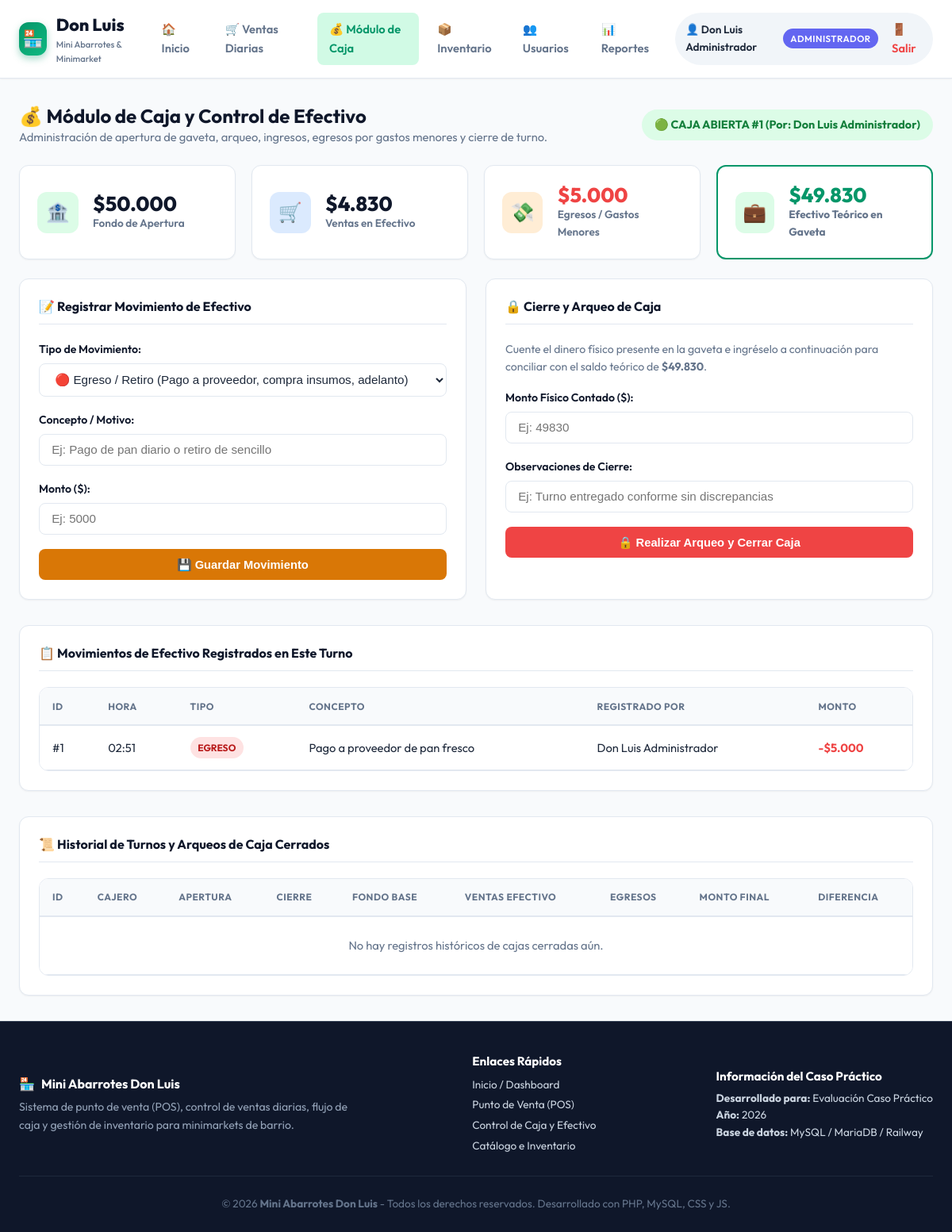
The app's page /pages/caja.php (signed in) with its own data.
### tables this page shows
CREATE TABLE IF NOT EXISTS `cajas` (
  `id` INT AUTO_INCREMENT PRIMARY KEY,
  `usuario_id` INT NOT NULL,
  `monto_inicial` DECIMAL(10,2) NOT NULL DEFAULT 0.00,
  `monto_final` DECIMAL(10,2) NULL,
  `ventas_efectivo` DECIMAL(10,2) DEFAULT 0.00,
  `ventas_transferencia` DECIMAL(10,2) DEFAULT 0.00,
  `ingresos_extra` DECIMAL(10,2) DEFAULT 0.00,
  `egresos_gastos` DECIMAL(10,2) DEFAULT 0.00,
  `diferencia` DECIMAL(10,2) DEFAULT 0.00,
  `estado` ENUM('abierta', 'cerrada') DEFAULT 'abierta',
  `observaciones` TEXT NULL,
  `fecha_apertura` TIMESTAMP DEFAULT CURRENT_TIMESTAMP,
  `fecha_cierre` TIMESTAMP NULL,
  FOREIGN KEY (`usuario_id`) REFERENCES `usuarios`(`id`)
);

CREATE TABLE IF NOT EXISTS `usuarios` (
  `id` INT AUTO_INCREMENT PRIMARY KEY,
  `nombre` VARCHAR(100) NOT NULL,
  `correo` VARCHAR(120) NOT NULL UNIQUE,
  `password` VARCHAR(255) NOT NULL,
  `rol` ENUM('administrador', 'empleado') NOT NULL DEFAULT 'empleado',
  `telefono` VARCHAR(30) NULL,
  `estado` TINYINT(1) NOT NULL DEFAULT 1,
  `creado_en` TIMESTAMP DEFAULT CURRENT_TIMESTAMP
);

CREATE TABLE IF NOT EXISTS `movimientos_caja` (
  `id` INT AUTO_INCREMENT PRIMARY KEY,
  `caja_id` INT NOT NULL,
  `usuario_id` INT NOT NULL,
  `tipo` ENUM('ingreso', 'egreso') NOT NULL,
  `concepto` VARCHAR(200) NOT NULL,
  `monto` DECIMAL(10,2) NOT NULL,
  `fecha` TIMESTAMP DEFAULT CURRENT_TIMESTAMP,
  FOREIGN KEY (`caja_id`) REFERENCES `cajas`(`id`) ON DELETE CASCADE,
  FOREIGN KEY (`usuario_id`) REFERENCES `usuarios`(`id`)
);

### db/conexion.php (called while the page is built, shortened)
<?php
function formatoMoneda($valor) {
    return '$' . number_format((float)$valor, 0, ',', '.');
}

### pages/caja.php (the view, shortened to what this page needs)
<?php
require_once __DIR__ . '/../db/conexion.php';
$stmt = $pdo->query("SELECT c.*, u.nombre as cajero FROM cajas c JOIN usuarios u ON c.usuario_id = u.id WHERE c.estado = 'abierta' ORDER BY c.id DESC LIMIT 1");
$caja_abierta = $stmt->fetch();
$movimientos = [];
if ($caja_abierta) {
    $stmt_m = $pdo->prepare("SELECT m.*, u.nombre as usuario FROM movimientos_caja m JOIN usuarios u ON m.usuario_id = u.id WHERE m.caja_id = ? ORDER BY m.id DESC");
    $stmt_m->execute([$caja_abierta['id']]);
    $movimientos = $stmt_m->fetchAll();
}
$stmt_hist = $pdo->query("SELECT c.*, u.nombre as cajero FROM cajas c JOIN usuarios u ON c.usuario_id = u.id WHERE c.estado = 'cerrada' ORDER BY c.id DESC LIMIT 8");
$historial_cajas = $stmt_hist->fetchAll();
require_once __DIR__ . '/../includes/header.php';
?>
<div style="display:flex; justify-content:space-between; align-items:center; margin-bottom:1.5rem; flex-wrap:wrap; gap:1rem;">
  <div>
    <h2>💰 Módulo de Caja y Control de Efectivo</h2>
    <p style="color:var(--text-muted); font-size:0.92rem;">
      Administración de apertura de gaveta, arqueo, ingresos, egresos por gastos menores y cierre de turno.
    </p>
  </div>
  <div>
    <?php if ($caja_abierta): ?>
      <span class="badge badge-success" style="font-size:0.9rem; padding:0.5rem 1rem;">
        🟢 CAJA ABIERTA #<?php echo $caja_abierta['id']; ?> (Por: <?php echo htmlspecialchars($caja_abierta['cajero']); ?>)
      </span>
    <?php else: ?>
      <span class="badge badge-danger" style="font-size:0.9rem; padding:0.5rem 1rem;">
        🔒 CAJA CERRADA
      </span>
    <?php endif; ?>
  </div>
</div>
<?php if ($caja_abierta):
  $esperado_actual = $caja_abierta['monto_inicial'] + $caja_abierta['ventas_efectivo'] + $caja_abierta['ingresos_extra'] - $caja_abierta['egresos_gastos'];
?>
  <div class="grid-cols-4" style="margin-bottom:1.5rem;">
    <div class="stat-card">
      <div class="stat-icon green">🏦</div>
      <div>
        <div class="stat-value"><?php echo formatoMoneda($caja_abierta['monto_inicial']); ?></div>
        <div class="stat-label">Fondo de Apertura</div>
      </div>
    </div>
    <div class="stat-card">
      <div class="stat-icon blue">🛒</div>
      <div>
        <div class="stat-value"><?php echo formatoMoneda($caja_abierta['ventas_efectivo']); ?></div>
        <div class="stat-label">Ventas en Efectivo</div>
      </div>
    </div>
    <div class="stat-card">
      <div class="stat-icon orange">💸</div>
      <div>
        <div class="stat-value" style="color:var(--danger);"><?php echo formatoMoneda($caja_abierta['egresos_gastos']); ?></div>
        <div class="stat-label">Egresos / Gastos Menores</div>
      </div>
    </div>
    <div class="stat-card" style="border: 2px solid var(--primary);">
      <div class="stat-icon green">💼</div>
      <div>
        <div class="stat-value" style="color:var(--primary);"><?php echo formatoMoneda($esperado_actual); ?></div>
        <div class="stat-label"><strong>Efectivo Teórico en Gaveta</strong></div>
      </div>
    </div>
  </div>
  <div class="grid-cols-2" style="margin-bottom:2rem;">
    <div class="card">
      <div class="card-header">
        <h4>📝 Registrar Movimiento de Efectivo</h4>
      </div>
      <form action="" method="POST">
        <div class="form-group">
          <label class="form-label">Tipo de Movimiento:</label>
          <select name="tipo_movimiento" class="form-select" required>
            <option value="egreso">🔴 Egreso / Retiro (Pago a proveedor, compra insumos, adelanto)</option>
          </select>
        </div>
        <div class="form-group">
          <label class="form-label">Concepto / Motivo:</label>
          <input type="text" name="concepto" class="form-control" placeholder="Ej: Pago de pan diario o retiro de sencillo" required>
        </div>
        <div class="form-group">
          <label class="form-label">Monto ($):</label>
          <input type="number" step="0.01" min="1" name="monto" class="form-control" placeholder="Ej: 5000" required>
        </div>
        <button type="submit" class="btn btn-secondary" style="width:100%;">
          💾 Guardar Movimiento
        </button>
      </form>
    </div>
    <div class="card">
      <div class="card-header">
        <h4>🔒 Cierre y Arqueo de Caja</h4>
      </div>
      <p style="font-size:0.88rem; color:var(--text-muted); margin-bottom:1rem;">
        Cuente el dinero físico presente en la gaveta e ingréselo a continuación para conciliar con el saldo teórico de <strong><?php echo formatoMoneda($esperado_actual); ?></strong>.
      </p>
      <form action="" method="POST">
        <div class="form-group">
          <label class="form-label">Monto Físico Contado ($):</label>
          <input type="number" step="0.01" min="0" name="monto_final" class="form-control" placeholder="Ej: <?php echo $esperado_actual; ?>" required>
        </div>
        <div class="form-group">
          <label class="form-label">Observaciones de Cierre:</label>
          <input type="text" name="observaciones_cierre" class="form-control" placeholder="Ej: Turno entregado conforme sin discrepancias">
        </div>
        <button type="submit" class="btn btn-danger confirm-action" data-confirm="¿Está seguro de realizar el arqueo y cerrar esta caja?" style="width:100%;">
          🔒 Realizar Arqueo y Cerrar Caja
        </button>
      </form>
    </div>
  </div>
  <div class="card" style="margin-bottom:2rem;">
    <div class="card-header">
      <h4>📋 Movimientos de Efectivo Registrados en Este Turno</h4>
    </div>
    <div class="table-responsive">
      <table class="custom-table">
        <thead>
          <tr>
            <th>ID</th>
            <th>Hora</th>
            <th>Tipo</th>
            <th>Concepto</th>
            <th>Registrado Por</th>
            <th>Monto</th>
          </tr>
        </thead>
        <tbody>
          <?php if (!empty($movimientos)): ?>
            <?php foreach ($movimientos as $m): ?>
              <tr>
                <td>#<?php echo $m['id']; ?></td>
                <td><?php echo date('H:i', strtotime($m['fecha'])); ?></td>
                <td>
                  <span class="badge <?php echo $m['tipo'] === 'ingreso' ? 'badge-success' : 'badge-danger'; ?>">
                    <?php echo strtoupper($m['tipo']); ?>
                  </span>
                </td>
                <td><?php echo htmlspecialchars($m['concepto']); ?></td>
                <td><?php echo htmlspecialchars($m['usuario']); ?></td>
                <td style="font-weight:700; color:<?php echo $m['tipo'] === 'ingreso' ? 'var(--primary)' : 'var(--danger)'; ?>">
                  <?php echo ($m['tipo'] === 'ingreso' ? '+' : '-') . formatoMoneda($m['monto']); ?>
                </td>
              </tr>
            <?php endforeach; ?>
          <?php endif; ?>
        </tbody>
      </table>
    </div>
  </div>
<?php endif; ?>
<div class="card">
  <div class="card-header">
    <h4>📜 Historial de Turnos y Arqueos de Caja Cerrados</h4>
  </div>
  <div class="table-responsive">
    <table class="custom-table">
      <thead>
        <tr>
          <th>ID</th>
          <th>Cajero</th>
          <th>Apertura</th>
          <th>Cierre</th>
          <th>Fondo Base</th>
          <th>Ventas Efectivo</th>
          <th>Egresos</th>
          <th>Monto Final</th>
          <th>Diferencia</th>
        </tr>
      </thead>
      <tbody>
        <?php if (!empty($historial_cajas)): ?>
          <?php foreach ($historial_cajas as $hc): ?>
            <tr>
              <td>#<?php echo $hc['id']; ?></td>
              <td><?php echo htmlspecialchars($hc['cajero']); ?></td>
              <td><?php echo date('d/m/Y H:i', strtotime($hc['fecha_apertura'])); ?></td>
              <td><?php echo $hc['fecha_cierre'] ? date('d/m/Y H:i', strtotime($hc['fecha_cierre'])) : '-'; ?></td>
              <td><?php echo formatoMoneda($hc['monto_inicial']); ?></td>
              <td style="color:var(--primary); font-weight:600;"><?php echo formatoMoneda($hc['ventas_efectivo']); ?></td>
              <td style="color:var(--danger);"><?php echo formatoMoneda($hc['egresos_gastos']); ?></td>
              <td style="font-weight:700;"><?php echo formatoMoneda($hc['monto_final']); ?></td>
              <td>
                <?php if ($hc['diferencia'] == 0): ?>
                  <span class="badge badge-success">Exacto ($0)</span>
                <?php elseif ($hc['diferencia'] > 0): ?>
                  <span class="badge badge-info">Sobrante (+<?php echo formatoMoneda($hc['diferencia']); ?>)</span>
                <?php else: ?>
                  <span class="badge badge-danger">Faltante (<?php echo formatoMoneda($hc['diferencia']); ?>)</span>
                <?php endif; ?>
              </td>
            </tr>
          <?php endforeach; ?>
        <?php else: ?>
          <tr>
            <td colspan="9" style="text-align:center; color:var(--text-muted); padding:1.5rem;">
              No hay registros históricos de cajas cerradas aún.
            </td>
          </tr>
        <?php endif; ?>
      </tbody>
    </table>
  </div>
</div>
<?php require_once __DIR__ . '/../includes/footer.php'; ?>

### css/styles.css (style rules this page uses)
:root { --primary: #059669; --primary-hover: #047857; --primary-light: #d1fae5; --secondary: #d97706; --secondary-hover: #b45309; --dark: #0f172a; --dark-surface: #1e293b; --gray-bg: #f8fafc; --card-bg: #ffffff; --border: #e2e8f0; --text-main: #1e293b; --text-muted: #64748b; --danger: #ef4444; --danger-light: #fee2e2; --success: #10b981; --info: #3b82f6; --warning: #f59e0b; --radius-sm: 8px; --radius-md: 12px; --radius-lg: 16px; --shadow-sm: 0 1px 2px 0 rgb(0 0 0 / 0.05); --shadow: 0 4px 6px -1px rgb(0 0 0 / 0.1), 0 2px 4px -2px rgb(0 0 0 / 0.1); --shadow-lg: 0 10px 15px -3px rgb(0 0 0 / 0.1), 0 4px 6px -4px rgb(0 0 0 / 0.1); --transition: all 0.25s cubic-bezier(0.4, 0, 0.2, 1); }
* { box-sizing: border-box; margin: 0; padding: 0; }
body { font-family: 'Outfit', 'Inter', -apple-system, BlinkMacSystemFont, "Segoe UI", Roboto, sans-serif; background-color: var(--gray-bg); color: var(--text-main); line-height: 1.6; min-height: 100vh; display: flex; flex-direction: column; }
h1, h2, h3, h4, h5, h6 { color: var(--dark); font-weight: 700; line-height: 1.25; }
.card { background: var(--card-bg); border-radius: var(--radius-md); border: 1px solid var(--border); box-shadow: var(--shadow-sm); padding: 1.5rem; transition: var(--transition); }
.card-header { display: flex; align-items: center; justify-content: space-between; margin-bottom: 1.25rem; padding-bottom: 0.75rem; border-bottom: 1px solid var(--border); }
.btn { display: inline-flex; align-items: center; justify-content: center; gap: 0.5rem; padding: 0.65rem 1.25rem; font-size: 0.92rem; font-weight: 600; border-radius: var(--radius-sm); border: none; cursor: pointer; transition: var(--transition); text-decoration: none; }
.btn-secondary { background: var(--secondary); color: white; }
.btn-danger { background: var(--danger); color: white; }
.form-group { margin-bottom: 1.15rem; }
.form-label { display: block; font-size: 0.88rem; font-weight: 600; color: var(--dark); margin-bottom: 0.4rem; }
.form-control, .form-select { width: 100%; padding: 0.65rem 0.95rem; font-size: 0.95rem; border: 1.5px solid var(--border); border-radius: var(--radius-sm); background-color: #ffffff; color: var(--text-main); outline: none; transition: var(--transition); }
.table-responsive { overflow-x: auto; border-radius: var(--radius-md); border: 1px solid var(--border); }
.custom-table { width: 100%; border-collapse: collapse; background: white; font-size: 0.92rem; }
.custom-table th { background: #f8fafc; padding: 0.85rem 1rem; text-align: left; font-weight: 700; color: var(--text-muted); border-bottom: 2px solid var(--border); text-transform: uppercase; font-size: 0.75rem; letter-spacing: 0.5px; }
.custom-table td { padding: 0.85rem 1rem; border-bottom: 1px solid var(--border); vertical-align: middle; }
.badge { display: inline-block; padding: 0.25rem 0.6rem; font-size: 0.75rem; font-weight: 700; border-radius: 9999px; }
.badge-success { background: #dcfce7; color: #15803d; }
.badge-danger { background: #fee2e2; color: #b91c1c; }
.grid-cols-4 { display: grid; grid-template-columns: repeat(auto-fit, minmax(230px, 1fr)); gap: 1.25rem; margin-bottom: 2rem; }
.grid-cols-2 { display: grid; grid-template-columns: repeat(auto-fit, minmax(360px, 1fr)); gap: 1.5rem; }
.stat-card { background: white; padding: 1.35rem; border-radius: var(--radius-md); border: 1px solid var(--border); box-shadow: var(--shadow-sm); display: flex; align-items: center; gap: 1.15rem; transition: var(--transition); }
.stat-icon { width: 52px; height: 52px; border-radius: var(--radius-md); display: flex; align-items: center; justify-content: center; font-size: 1.5rem; }
.stat-icon.green { background: #dcfce7; color: #166534; }
.stat-icon.orange { background: #ffedd5; color: #9a3412; }
.stat-icon.blue { background: #dbeafe; color: #1e40af; }
.stat-value { font-size: 1.6rem; font-weight: 800; color: var(--dark); line-height: 1.1; }
.stat-label { font-size: 0.85rem; color: var(--text-muted); font-weight: 600; }

### records on screen
cajas: id "1", usuario.nombre "Don Luis Administrador", monto_inicial "$50.000", ventas_efectivo "$4.830", egresos_gastos "$5.000", formatoMoneda($esperado_actual) "$49.830", monto_final "Ej: 49830"
movimientos_caja: id "1", fecha "02:51", tipo "EGRESO", concepto "Pago a proveedor de pan fresco", usuario.nombre "Don Luis Administrador", monto "$5.000"

### other values on screen
$_SESSION['usuario_nombre'] "Don Luis Administrador"
$_SESSION['rol'] "ADMINISTRADOR"
